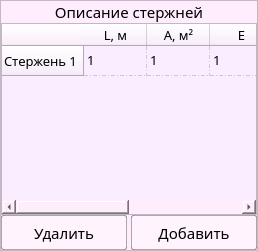
                    <widget class="QFrame" name="DescriptionRodsFrame">
                     <property name="maximumSize">
                      <size>
                       <width>16777215</width>
                       <height>16777215</height>
                      </size>
                     </property>
                     <property name="font">
                      <font>
                       <family>Montserrat</family>
                       <pointsize>99</pointsize>
                      </font>
                     </property>
                     <property name="styleSheet">
                      <string notr="true">background-color : rgb(255, 237, 254);</string>
                     </property>
                     <property name="frameShape">
                      <enum>QFrame::StyledPanel</enum>
                     </property>
                     <property name="frameShadow">
                      <enum>QFrame::Raised</enum>
                     </property>
                     <layout class="QGridLayout" name="gridLayout_6">
                      <property name="leftMargin">
                       <number>0</number>
                      </property>
                      <property name="topMargin">
                       <number>0</number>
                      </property>
                      <property name="rightMargin">
                       <number>0</number>
                      </property>
                      <property name="bottomMargin">
                       <number>0</number>
                      </property>
                      <property name="spacing">
                       <number>0</number>
                      </property>
                      <item row="0" column="0">
                       <layout class="QVBoxLayout" name="DescriptionRodsVerticalLayout">
                        <property name="spacing">
                         <number>0</number>
                        </property>
                        <item>
                         <layout class="QVBoxLayout" name="DescriptionRodsTableverticalLayout">
                          <property name="spacing">
                           <number>0</number>
                          </property>
                          <item>
                           <widget class="QLabel" name="DescriptionRodsLabel">
                            <property name="maximumSize">
                             <size>
                              <width>16777215</width>
                              <height>16777215</height>
                             </size>
                            </property>
                            <property name="font">
                             <font>
                              <family>Montserrat</family>
                              <pointsize>11</pointsize>
                             </font>
                            </property>
                            <property name="text">
                             <string>Описание стержней</string>
                            </property>
                            <property name="alignment">
                             <set>Qt::AlignCenter</set>
                            </property>
                           </widget>
                          </item>
                          <item>
                           <widget class="QTableWidget" name="TableRodsDescription">
                            <property name="maximumSize">
                             <size>
                              <width>16777215</width>
                              <height>16777215</height>
                             </size>
                            </property>
                            <property name="font">
                             <font>
                              <family>Montserrat</family>
                              <pointsize>10</pointsize>
                             </font>
                            </property>
                            <property name="styleSheet">
                             <string notr="true">background-color: #FAEDFF;</string>
                            </property>
                            <property name="frameShadow">
                             <enum>QFrame::Raised</enum>
                            </property>
                            <property name="showGrid">
                             <bool>true</bool>
                            </property>
                            <property name="gridStyle">
                             <enum>Qt::DashDotLine</enum>
                            </property>
                            <property name="cornerButtonEnabled">
                             <bool>false</bool>
                            </property>
                            <attribute name="horizontalHeaderMinimumSectionSize">
                             <number>60</number>
                            </attribute>
                            <attribute name="horizontalHeaderDefaultSectionSize">
                             <number>63</number>
                            </attribute>
                            <attribute name="horizontalHeaderStretchLastSection">
                             <bool>true</bool>
                            </attribute>
                            <row>
                             <property name="text">
                              <string>Стержень 1</string>
                             </property>
                             <property name="font">
                              <font>
                               <family>Montserrat</family>
                               <pointsize>10</pointsize>
                              </font>
                             </property>
                            </row>
                            <column>
                             <property name="text">
                              <string>L, м</string>
                             </property>
                             <property name="font">
                              <font>
                               <family>Montserrat</family>
                               <pointsize>10</pointsize>
                              </font>
                             </property>
                            </column>
                            <column>
                             <property name="text">
                              <string>A, м²</string>
                             </property>
                             <property name="font">
                              <font>
                               <family>Montserrat</family>
                               <pointsize>10</pointsize>
                              </font>
                             </property>
                            </column>
                            <column>
                             <property name="text">
                              <string>E</string>
                             </property>
                             <property name="font">
                              <font>
                               <family>Montserrat</family>
                               <pointsize>10</pointsize>
                              </font>
                             </property>
                            </column>
                            <column>
                             <property name="text">
                              <string>[σ]</string>
                             </property>
                             <property name="font">
                              <font>
                               <family>Montserrat</family>
                               <pointsize>10</pointsize>
                              </font>
                             </property>
                            </column>
                            <item row="0" column="0">
                             <property name="text">
                              <string>1</string>
                             </property>
                             <property name="font">
                              <font>
                               <pointsize>10</pointsize>
                              </font>
                             </property>
                            </item>
                            <item row="0" column="1">
                             <property name="text">
                              <string>1</string>
                             </property>
                             <property name="font">
                              <font>
                               <pointsize>10</pointsize>
                              </font>
                             </property>
                            </item>
                            <item row="0" column="2">
                             <property name="text">
                              <string>1</string>
                             </property>
                             <property name="font">
                              <font>
                               <pointsize>10</pointsize>
                              </font>
                             </property>
                            </item>
                            <item row="0" column="3">
                             <property name="text">
                              <string>1</string>
                             </property>
                             <property name="font">
                              <font>
                               <pointsize>10</pointsize>
                              </font>
                             </property>
                            </item>
                           </widget>
                          </item>
                         </layout>
                        </item>
                        <item>
                         <layout class="QHBoxLayout" name="DescriptionRodsButtonHorizontalLayout">
                          <property name="spacing">
                           <number>4</number>
                          </property>
                          <item>
                           <widget class="QPushButton" name="BtnDeleteRodsDescription">
                            <property name="minimumSize">
                             <size>
                              <width>0</width>
                              <height>35</height>
                             </size>
                            </property>
                            <property name="font">
                             <font>
                              <family>Montserrat</family>
                              <pointsize>11</pointsize>
                             </font>
                            </property>
                            <property name="statusTip">
                             <string>Удалить выбранный стержень</string>
                            </property>
                            <property name="styleSheet">
                             <string notr="true">QPushButton {
background-color: rgba(255, 255, 255, 80);
border: 1px solid rgba(0, 0, 0, 80);
border-radius: 2px;
}

QPushButton:hover {
background-color: rgba(255, 255, 255, 180);
}

QPushButton:pressed {
background-color: rgba(255, 255, 255, 245);
}
</string>
                            </property>
                            <property name="text">
                             <string>Удалить</string>
                            </property>
                            <property name="icon">
                             <iconset resource="res-rc.qrc">
                              <normaloff>:/icon/icons/remove.svg</normaloff>:/icon/icons/remove.svg</iconset>
                            </property>
                           </widget>
                          </item>
                          <item>
                           <widget class="QPushButton" name="BtnAddRodsDescription">
                            <property name="minimumSize">
                             <size>
                              <width>0</width>
                              <height>35</height>
                             </size>
                            </property>
                            <property name="font">
                             <font>
                              <family>Montserrat</family>
                              <pointsize>11</pointsize>
                             </font>
                            </property>
                            <property name="statusTip">
                             <string>Добавить стержень</string>
                            </property>
                            <property name="styleSheet">
                             <string notr="true">QPushButton {
background-color: rgba(255, 255, 255, 80);
border: 1px solid rgba(0, 0, 0, 80);
border-radius: 2px;
}

QPushButton:hover {
background-color: rgba(255, 255, 255, 180);
}

QPushButton:pressed {
background-color: rgba(255, 255, 255, 245);
}
</string>
                            </property>
                            <property name="text">
                             <string>Добавить</string>
                            </property>
                            <property name="icon">
                             <iconset resource="res-rc.qrc">
                              <normaloff>:/icon/icons/add.svg</normaloff>:/icon/icons/add.svg</iconset>
                            </property>
                           </widget>
                          </item>
                         </layout>
                        </item>
                       </layout>
                      </item>
                     </layout>
                    </widget>
